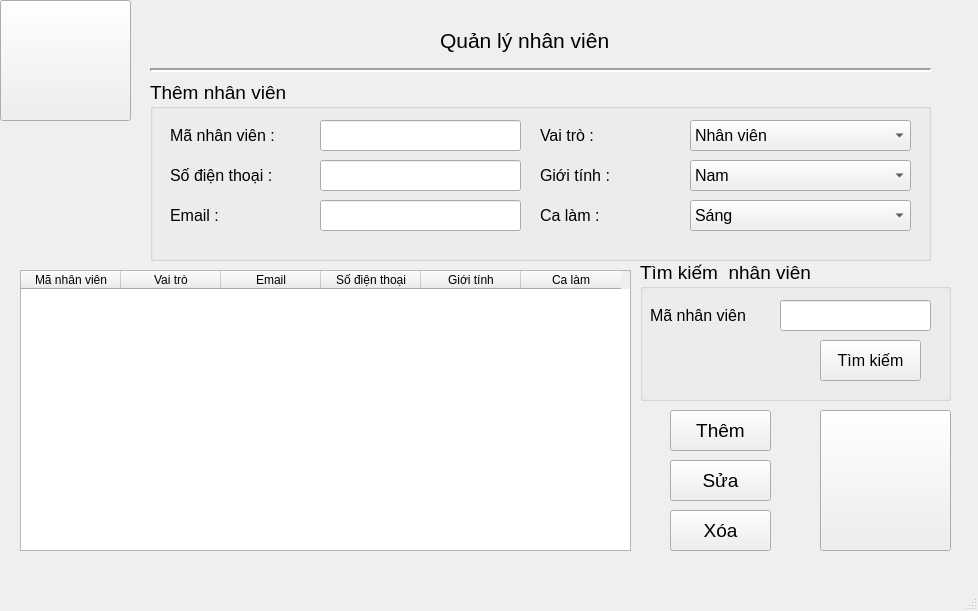
<?xml version="1.0" encoding="UTF-8"?>
<ui version="4.0">
 <class>MainWindow</class>
 <widget class="QMainWindow" name="MainWindow">
  <property name="geometry">
   <rect>
    <x>0</x>
    <y>0</y>
    <width>978</width>
    <height>611</height>
   </rect>
  </property>
  <property name="windowTitle">
   <string>MainWindow</string>
  </property>
  <widget class="QWidget" name="centralwidget">
   <widget class="QPushButton" name="pushButton">
    <property name="geometry">
     <rect>
      <x>0</x>
      <y>0</y>
      <width>131</width>
      <height>121</height>
     </rect>
    </property>
    <property name="styleSheet">
     <string notr="true">border-image: url(:/anh1/Pet Haven.png);</string>
    </property>
    <property name="text">
     <string/>
    </property>
    <property name="iconSize">
     <size>
      <width>16</width>
      <height>16</height>
     </size>
    </property>
   </widget>
   <widget class="QLabel" name="label">
    <property name="geometry">
     <rect>
      <x>440</x>
      <y>20</y>
      <width>231</width>
      <height>41</height>
     </rect>
    </property>
    <property name="font">
     <font>
      <pointsize>16</pointsize>
     </font>
    </property>
    <property name="text">
     <string>Quản lý nhân viên</string>
    </property>
   </widget>
   <widget class="Line" name="line_2">
    <property name="geometry">
     <rect>
      <x>150</x>
      <y>60</y>
      <width>781</width>
      <height>20</height>
     </rect>
    </property>
    <property name="lineWidth">
     <number>2</number>
    </property>
    <property name="orientation">
     <enum>Qt::Horizontal</enum>
    </property>
   </widget>
   <widget class="QGroupBox" name="groupBox">
    <property name="geometry">
     <rect>
      <x>150</x>
      <y>80</y>
      <width>781</width>
      <height>181</height>
     </rect>
    </property>
    <property name="font">
     <font>
      <pointsize>14</pointsize>
     </font>
    </property>
    <property name="title">
     <string>Thêm nhân viên</string>
    </property>
    <widget class="QLabel" name="label_4">
     <property name="geometry">
      <rect>
       <x>20</x>
       <y>40</y>
       <width>131</width>
       <height>31</height>
      </rect>
     </property>
     <property name="font">
      <font>
       <pointsize>12</pointsize>
      </font>
     </property>
     <property name="text">
      <string>Mã nhân viên :</string>
     </property>
    </widget>
    <widget class="QLabel" name="label_5">
     <property name="geometry">
      <rect>
       <x>390</x>
       <y>40</y>
       <width>131</width>
       <height>31</height>
      </rect>
     </property>
     <property name="font">
      <font>
       <pointsize>12</pointsize>
      </font>
     </property>
     <property name="text">
      <string>Vai trò :</string>
     </property>
    </widget>
    <widget class="QLabel" name="label_7">
     <property name="geometry">
      <rect>
       <x>20</x>
       <y>80</y>
       <width>131</width>
       <height>31</height>
      </rect>
     </property>
     <property name="font">
      <font>
       <pointsize>12</pointsize>
      </font>
     </property>
     <property name="text">
      <string>Số điện thoại :</string>
     </property>
    </widget>
    <widget class="QLabel" name="label_8">
     <property name="geometry">
      <rect>
       <x>390</x>
       <y>80</y>
       <width>131</width>
       <height>31</height>
      </rect>
     </property>
     <property name="font">
      <font>
       <pointsize>12</pointsize>
      </font>
     </property>
     <property name="text">
      <string>Giới tính :</string>
     </property>
    </widget>
    <widget class="QLineEdit" name="tb_sdt">
     <property name="geometry">
      <rect>
       <x>170</x>
       <y>80</y>
       <width>201</width>
       <height>31</height>
      </rect>
     </property>
     <property name="font">
      <font>
       <pointsize>10</pointsize>
      </font>
     </property>
    </widget>
    <widget class="QLineEdit" name="tb_mnv">
     <property name="geometry">
      <rect>
       <x>170</x>
       <y>40</y>
       <width>201</width>
       <height>31</height>
      </rect>
     </property>
     <property name="font">
      <font>
       <pointsize>10</pointsize>
      </font>
     </property>
    </widget>
    <widget class="QComboBox" name="cb_vt">
     <property name="geometry">
      <rect>
       <x>540</x>
       <y>40</y>
       <width>221</width>
       <height>31</height>
      </rect>
     </property>
     <property name="font">
      <font>
       <pointsize>12</pointsize>
      </font>
     </property>
     <item>
      <property name="text">
       <string>Nhân viên</string>
      </property>
     </item>
     <item>
      <property name="text">
       <string>Quản lý</string>
      </property>
     </item>
     <item>
      <property name="text">
       <string>Thu ngân</string>
      </property>
     </item>
    </widget>
    <widget class="QComboBox" name="cb_gtnv">
     <property name="geometry">
      <rect>
       <x>540</x>
       <y>80</y>
       <width>221</width>
       <height>31</height>
      </rect>
     </property>
     <property name="font">
      <font>
       <pointsize>12</pointsize>
      </font>
     </property>
     <item>
      <property name="text">
       <string>Nam</string>
      </property>
     </item>
     <item>
      <property name="text">
       <string>Nữ</string>
      </property>
     </item>
    </widget>
    <widget class="QLabel" name="label_6">
     <property name="geometry">
      <rect>
       <x>20</x>
       <y>120</y>
       <width>131</width>
       <height>31</height>
      </rect>
     </property>
     <property name="font">
      <font>
       <pointsize>12</pointsize>
      </font>
     </property>
     <property name="text">
      <string>Email :</string>
     </property>
    </widget>
    <widget class="QLineEdit" name="tb_em">
     <property name="geometry">
      <rect>
       <x>170</x>
       <y>120</y>
       <width>201</width>
       <height>31</height>
      </rect>
     </property>
     <property name="font">
      <font>
       <pointsize>10</pointsize>
      </font>
     </property>
    </widget>
    <widget class="QLabel" name="label_9">
     <property name="geometry">
      <rect>
       <x>390</x>
       <y>120</y>
       <width>131</width>
       <height>31</height>
      </rect>
     </property>
     <property name="font">
      <font>
       <pointsize>12</pointsize>
      </font>
     </property>
     <property name="text">
      <string>Ca làm :</string>
     </property>
    </widget>
    <widget class="QComboBox" name="cb_ca">
     <property name="geometry">
      <rect>
       <x>540</x>
       <y>120</y>
       <width>221</width>
       <height>31</height>
      </rect>
     </property>
     <property name="font">
      <font>
       <pointsize>12</pointsize>
      </font>
     </property>
     <item>
      <property name="text">
       <string>Sáng</string>
      </property>
     </item>
     <item>
      <property name="text">
       <string>Tối</string>
      </property>
     </item>
    </widget>
   </widget>
   <widget class="QGroupBox" name="groupBox_4">
    <property name="geometry">
     <rect>
      <x>640</x>
      <y>260</y>
      <width>311</width>
      <height>141</height>
     </rect>
    </property>
    <property name="font">
     <font>
      <pointsize>14</pointsize>
     </font>
    </property>
    <property name="title">
     <string>Tìm kiếm  nhân viên</string>
    </property>
    <widget class="QLabel" name="label_14">
     <property name="geometry">
      <rect>
       <x>10</x>
       <y>40</y>
       <width>121</width>
       <height>31</height>
      </rect>
     </property>
     <property name="font">
      <font>
       <pointsize>12</pointsize>
      </font>
     </property>
     <property name="text">
      <string>Mã nhân viên</string>
     </property>
    </widget>
    <widget class="QLineEdit" name="tb_tknv">
     <property name="geometry">
      <rect>
       <x>140</x>
       <y>40</y>
       <width>151</width>
       <height>31</height>
      </rect>
     </property>
    </widget>
    <widget class="QPushButton" name="bt_tk">
     <property name="geometry">
      <rect>
       <x>180</x>
       <y>80</y>
       <width>101</width>
       <height>41</height>
      </rect>
     </property>
     <property name="font">
      <font>
       <pointsize>12</pointsize>
      </font>
     </property>
     <property name="text">
      <string>Tìm kiếm</string>
     </property>
    </widget>
   </widget>
   <widget class="QTableWidget" name="tableWidget">
    <property name="geometry">
     <rect>
      <x>20</x>
      <y>270</y>
      <width>611</width>
      <height>281</height>
     </rect>
    </property>
    <property name="rowCount">
     <number>0</number>
    </property>
    <property name="columnCount">
     <number>6</number>
    </property>
    <attribute name="horizontalHeaderVisible">
     <bool>true</bool>
    </attribute>
    <attribute name="horizontalHeaderCascadingSectionResizes">
     <bool>false</bool>
    </attribute>
    <attribute name="horizontalHeaderHighlightSections">
     <bool>true</bool>
    </attribute>
    <column>
     <property name="text">
      <string>Mã nhân viên</string>
     </property>
    </column>
    <column>
     <property name="text">
      <string>Vai trò</string>
     </property>
    </column>
    <column>
     <property name="text">
      <string>Email</string>
     </property>
    </column>
    <column>
     <property name="text">
      <string>Số điện thoại</string>
     </property>
    </column>
    <column>
     <property name="text">
      <string>Giới tính</string>
     </property>
    </column>
    <column>
     <property name="text">
      <string>Ca làm</string>
     </property>
    </column>
   </widget>
   <widget class="QPushButton" name="pushButton_2">
    <property name="geometry">
     <rect>
      <x>820</x>
      <y>410</y>
      <width>131</width>
      <height>141</height>
     </rect>
    </property>
    <property name="styleSheet">
     <string notr="true">border-image: url(:/anh1/meeting.png);</string>
    </property>
    <property name="text">
     <string/>
    </property>
    <property name="iconSize">
     <size>
      <width>16</width>
      <height>16</height>
     </size>
    </property>
   </widget>
   <widget class="QPushButton" name="bt_t">
    <property name="geometry">
     <rect>
      <x>670</x>
      <y>410</y>
      <width>101</width>
      <height>41</height>
     </rect>
    </property>
    <property name="font">
     <font>
      <pointsize>14</pointsize>
     </font>
    </property>
    <property name="text">
     <string>Thêm</string>
    </property>
   </widget>
   <widget class="QPushButton" name="bt_s">
    <property name="geometry">
     <rect>
      <x>670</x>
      <y>460</y>
      <width>101</width>
      <height>41</height>
     </rect>
    </property>
    <property name="font">
     <font>
      <pointsize>14</pointsize>
     </font>
    </property>
    <property name="text">
     <string>Sửa</string>
    </property>
   </widget>
   <widget class="QPushButton" name="bt_x">
    <property name="geometry">
     <rect>
      <x>670</x>
      <y>510</y>
      <width>101</width>
      <height>41</height>
     </rect>
    </property>
    <property name="font">
     <font>
      <pointsize>14</pointsize>
     </font>
    </property>
    <property name="text">
     <string>Xóa</string>
    </property>
   </widget>
  </widget>
  <widget class="QMenuBar" name="menubar">
   <property name="geometry">
    <rect>
     <x>0</x>
     <y>0</y>
     <width>978</width>
     <height>21</height>
    </rect>
   </property>
  </widget>
  <widget class="QStatusBar" name="statusbar"/>
 </widget>
 <resources>
  <include location="C:/Users/Viet Anh/Downloads/111/jpg1.qrc"/>
 </resources>
 <connections/>
</ui>
